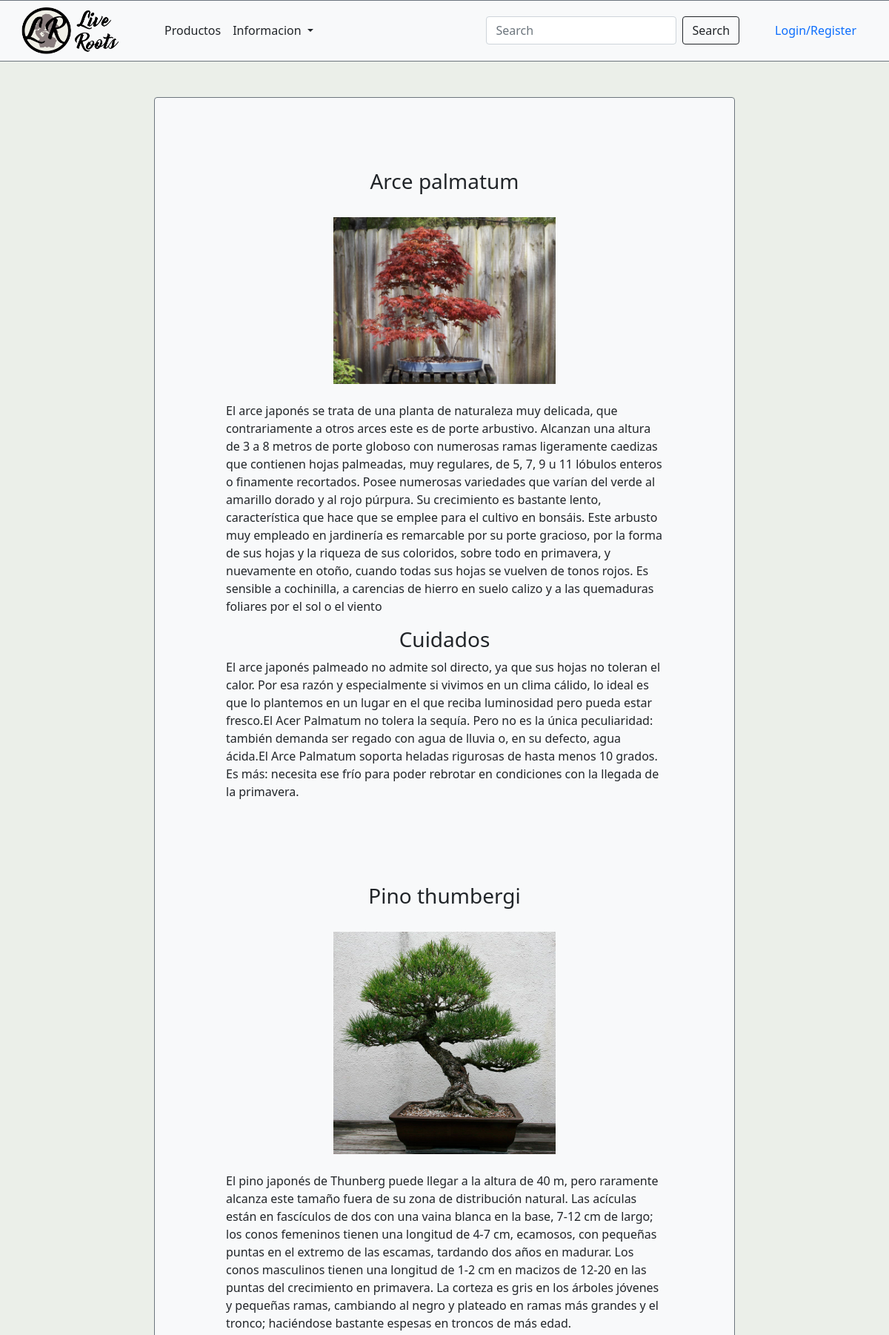
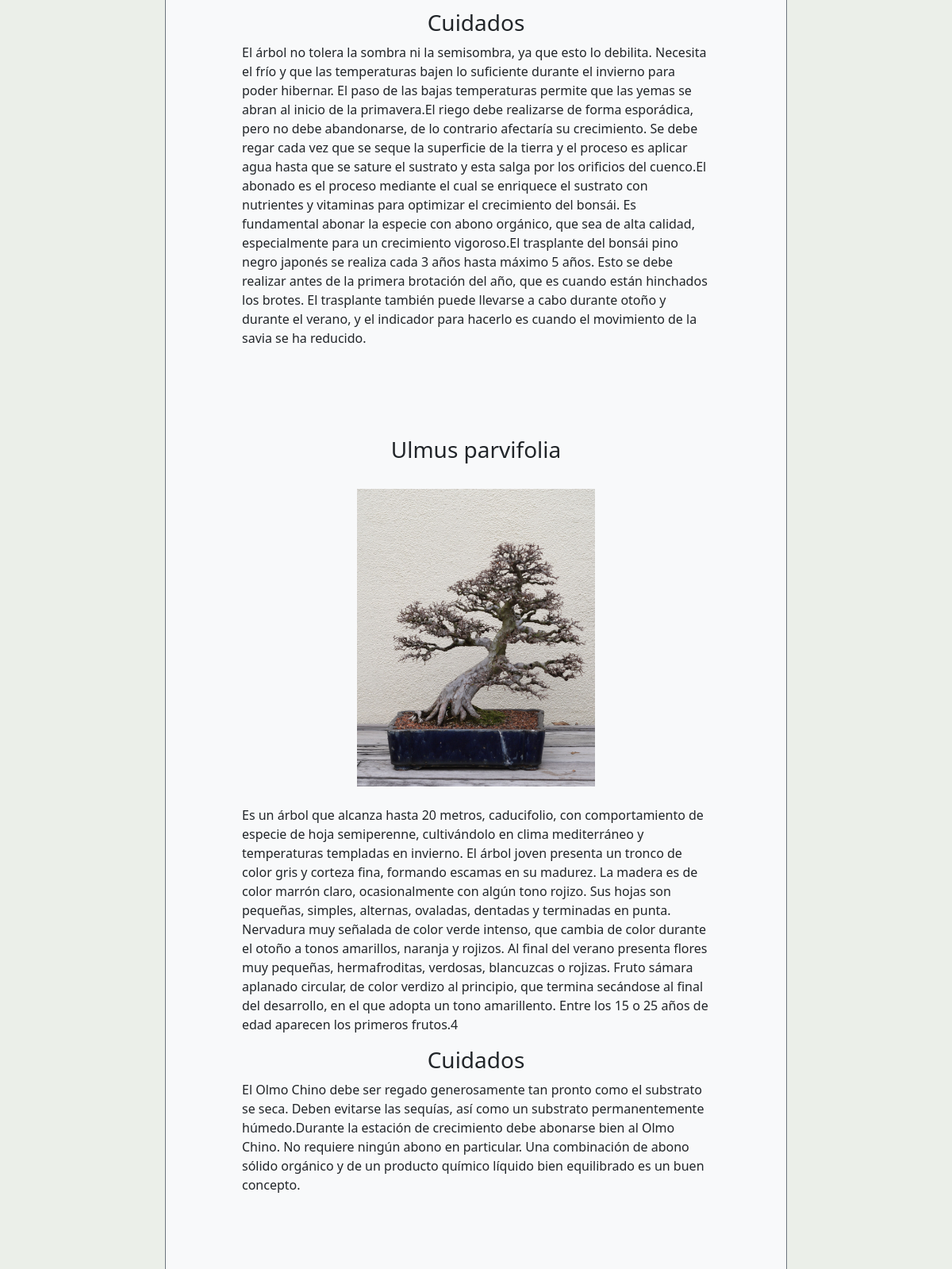
The app's page /capaPresentacion/infoCuidados.php (upper part) with its own data (2 pictures, top to bottom).
### tables this page shows
create table
    Informacion(
        nombre varchar(20) primary key,
        descripcion varchar(2000),
        cuidados varchar(2000),
        img varchar(100)
    );

### capaDatos/bdplantas.php (called while the page is built, shortened)
<?php
abstract class BDPlantas {
	public function __construct() {
		$this->pdocon = new PDO(self::DSN, self::USUARIO, self::CONTRASEÑA,
		self::OPCIONES);
	}
}

### capaDatos/bdInformacion.php (called while the page is built)
<?php
include_once '../capaDatos/bdplantas.php';
class BDInformacion extends BDPlantas{
	public function extraerinformacion(){
			$data= array();
		if ($this->pdocon) {
			$resultado = $this->pdocon->prepare(
				"SELECT *
						FROM Informacion"
			);
			if($resultado->execute()){
			foreach ($resultado as $fila) {
				$informacion = new Informacion();
				$informacion->setnombre($fila['nombre']);
				$informacion->setdescripcion($fila['descripcion']);
				$informacion->setcuidados($fila['cuidados']);
				$informacion->setimg($fila['img']);
				$data[] = $informacion;
			}
				return $data;
			}
			}
		}
	}

### capaNegocio/informacion.php (called while the page is built, shortened)
<?php
include_once '../capaDatos/bdinformacion.php';
class Informacion {
	private string $nombre;
	private string $cuidados;
	private string $descripcion;
	private string $img;
	public function setnombre(string $nombre): void
	{
		$this->nombre = $nombre;
	}
	public function setcuidados(string $cuidados): void
	{
		$this->cuidados = $cuidados;
	}
	public function setdescripcion(string $descripcion): void
	{
		$this->descripcion = $descripcion;
	}
	public function setimg(string $img): void
	{
		$this->img = $img;
	}
	public function getnombre(): string
	{
		return $this->nombre;
	}
	public function getdescripcion(): string
	{
		return $this->descripcion;
	}
	public function getcuidados(): string
	{
		return $this->cuidados;
	}
	public function getimg(): string
	{
		return $this->img;
	}
}

### capaPresentacion/infoCuidados.php (the view, shortened to what this page needs)
<?php
include '../capaNegocio/usuario.php';
include '../capaNegocio/productos.php';
include '../capaNegocio/informacion.php';
?>
<!doctype html>
<html lang="en">
	<head>
		<link href="https://cdn.jsdelivr.net/npm/bootstrap@5.0.2/dist/css/bootstrap.min.css" rel="stylesheet">
		<link rel="stylesheet" href="index.css" type="text/css" media="screen" />
	</head>
	<body>
			<?php
		if (isset($_SESSION['usuario'])) {
			?>
			<div class="container-fluid">
				<header class="navbar-light bg-light row border-top border-bottom border-secondary">
					<nav class="navbar navbar-expand-lg navbar-light bg-light">
						<div class="container-fluid">
							<a class="navbar-brand" href="tienda.php "><img class="img-fluid" src="img/logo titulo.png" width="170"></a>
							<button class="navbar-toggler" type="button" data-bs-toggle="collapse" data-bs-target="#navbarSupportedContent" aria-controls="navbarSupportedContent" aria-expanded="false" aria-label="Toggle navigation">
								<span class="navbar-toggler-icon"></span>
							</button>
							<div class="collapse navbar-collapse" id="navbarSupportedContent">
								<ul class="navbar-nav me-auto mb-2 mb-lg-0">
									<li class="nav-item dropdown">
										<a id="produ3" class="nav-link  text-dark" href="tienda.php" id="navbarDropdown"  aria-expanded="false">
											Productos
										</a>
									</li>
									<li class="nav-item dropdown ">
										<a id="info3" class="nav-link dropdown-toggle text-dark" href="#" id="navbarDropdown" role="button" data-bs-toggle="dropdown" aria-expanded="false">
											Informacion
										</a>
										<ul class="dropdown-menu" aria-labelledby="navbarDropdown">
											<li><a class="dropdown-item" href="topconocidos.php">Top Conocidos</a></li>
											<li><a class="dropdown-item" href="infoCuidados.php">Info Cuidados</a></li>
										</ul>
									</li>
								</ul>
								<ul class="nav-item mt-3">
									<form class="d-flex" method="post" action="tienda.php">
										<input class="form-control me-2"  placeholder="Search" aria-label="Search" name="buscador">
										<input class="btn  btn-outline-dark" type="submit" name="botonsearch" value="Search">
									</form>
								</ul>
								<ul class="navbar-item  mt-3">
									<li class="nav-item dropdown ">
										<button class="btn btn-light dropdown-toggle" type="button" id="dropdownMenuButton1" data-bs-toggle="dropdown" aria-expanded="false">
											<svg xmlns="http://www.w3.org/2000/svg" width="16" height="16" fill="currentColor" class="bi bi-person-circle" viewBox="0 0 16 16">
											<path d="M11 6a3 3 0 1 1-6 0 3 3 0 0 1 6 0z"/>
											<path fill-rule="evenodd" d="M0 8a8 8 0 1 1 16 0A8 8 0 0 1 0 8zm8-7a7 7 0 0 0-5.468
												  11.37C3.242 11.226 4.805 10 8 10s4.757 1.225 5.468 2.37A7 7 0 0 0 8 1z"/> </svg>
												  <?php
												  echo $_SESSION['usuario']->getNombre();
												  ?>
										</button>
										<ul class="dropdown-menu" aria-labelledby="dropdownMenuButton1">
											<li><a class="dropdown-item" href="perfil.php">Perfil</a></li>
											<li><a class="dropdown-item" href="compras.php">Compras</a></li>
											<?php
											if ($_SESSION['usuario']->getEmail() == "admin@livingroots.es") {
												?>
												<li><a class="dropdown-item" href="administracion.php">Administracion</a></li>
												<?php
											}
											?>
											<li><form action="tienda.php" method="post">
													<button class="dropdown-item" type="submit" name="cierrasesion">cierra sesion</button>
												</form></li>
										</ul>
									</li>
								</ul>
								<ul class="nav-nav mt-3">
									<a href="carrito.php"><svg xmlns="http://www.w3.org/2000/svg" width="30" height="30"  class="bi bi-basket" viewBox="0 0 16 16">
										<path d="M5.757 1.071a.5.5 0 0 1 .172.686L3.383 6h9.234L10.07 1.757a.5.5 0 1 1 .858-.514L13.783 6H15a1 1 0 0 1 1 1v1a1 1 0 0 1-1
											  1v4.5a2.5 2.5 0 0 1-2.5 2.5h-9A2.5 2.5 0 0 1 1 13.5V9a1 1 0 0 1-1-1V7a1 1 0 0 1 1-1h1.217L5.07 1.243a.5.5 0 0 1 .686-.172zM2
											  9v4.5A1.5 1.5 0 0 0 3.5 15h9a1.5 1.5 0 0 0 1.5-1.5V9H2zM1 7v1h14V7H1zm3 3a.5.5 0 0 1 .5.5v3a.5.5 0 0 1-1 0v-3A.5.5 0 0 1 4 10zm2
											  0a.5.5 0 0 1 .5.5v3a.5.5 0 0 1-1 0v-3A.5.5 0 0 1 6 10zm2 0a.5.5 0 0 1 .5.5v3a.5.5 0 0 1-1 0v-3A.5.5 0 0 1 8 10zm2 0a.5.5 0 0 1 .5.
											  5v3a.5.5 0 0 1-1 0v-3a.5.5 0 0 1 .5-.5zm2 0a.5.5 0 0 1 .5.5v3a.5.5 0 0 1-1 0v-3a.5.5 0 0 1 .5-.5z"/> </svg>
									</a>
								</ul>
							</div>
						</div>
					</nav>
				</header>
				<div id="informacion" class=" row row-cols-1 col-md-8 m-auto mt-5 p-5 bg-light rounded border border-secondary">
					<?php
					$informacion = new BDInformacion();
					$dato = $informacion->extraerinformacion();
					foreach ($dato as $fila) {
						?>
						<div class="col p-5">
							<h3 class="text-center"><?php echo $fila->getnombre() ?></h3>
							<div class="text-center p-4"><img width="300" src="img/<?php echo $fila->getimg() ?>"></div>
							<p><?php echo $fila->getdescripcion() ?></p>
							<h3 class="text-center">Cuidados</h3>
							<p><?php echo $fila->getcuidados() ?></p>
						</div>
						<?php
					}
					?>
				</div>
				<footer class="fooder row bg-light border-top border-bottom border-secondary mt-5">
					<div class="col text-center mt-5">
						<h4>Informacion de contacto</h4>
						<h6>
							Villarrobledo-Albacete <br>
							Telefono:671424198 <br>
							Peropela336@gmail.com
						</h6>
					</div>
					<div class="col text-center mt-5">
						<p>&copy; Pagina web de bonsais</p>
					</div>
					<div class="col text-center mt-5">
						<h3>Redes</h3>
						<a href="https://www.facebook.com/profile.php?id=100008619615493" target="_blank"><img class="img-fluid" src="img/facebook.png" width="60"></a>
						<a href="https://www.instagram.com/pedro_mr78/" target="_blank"><img class="img-fluid" src="img/insta.jpg" width="90"></a>
						<a href="https://www.linkedin.com/in/pedro-montero-rodriguez-9ab7841ab/" target="_blank"><img class="img-fluid" src="img/linkedin.jpg" width="60"></a>
					</div>
				</footer>
			</div>
			<?php
		} else {
			?>
			<div class="container-fluid">
				<header>
					<div class="row navbar-light bg-light border-top border-bottom border-secondary">
						<nav class="navbar navbar-expand-lg navbar-light bg-light p-1">
							<div class="container-fluid">
								<a class="navbar-brand" href="index.php"> <img class="img-fluid" src="img/logo titulo.png" width="170"></a>
								<div class="collapse navbar-collapse" id="navbarSupportedContent">
									<ul class="navbar-nav me-auto mb-2 mb-lg-0">
										<li class="nav-item">
											<a id="produ3" class=" nav-link text-dark" href="tienda.php" id="navbarDropdown" role="button" aria-expanded="false">
												Productos
											</a>
										</li>
										<li class="nav-item dropdown ">
											<a id="info3" class="nav-link dropdown-toggle text-dark" href="#" id="navbarDropdown" role="button" data-bs-toggle="dropdown" aria-expanded="false">
												Informacion
											</a>
										</li>
									</ul>
									<ul class="nav-item mt-3">
										<form class="d-flex" method="post" action="tienda.php">
											<input class="form-control me-2"  placeholder="Search" aria-label="Search" name="buscador">
											<input class="btn  btn-outline-dark" type="submit" name="botonsearch" value="Search">
										</form>
									</ul>
									<ul class="nav-item mt-3">
										<a class="nav-link" href="login.php ">
											Login/Register
										</a>
									</ul>
								</div>
							</div>
					</div>
				</header>
				<div id="informacion" class=" row row-cols-1 col-md-8 m-auto mt-5 p-5 bg-light rounded border border-secondary">
					<?php
					$informacion = new BDInformacion();
					$dato = $informacion->extraerinformacion();
					foreach ($dato as $fila) {
						?>
						<div class="col p-5">
							<h3 class="text-center"><?php echo $fila->getnombre() ?></h3>
							<div class="text-center p-4"><img width="300" src="img/<?php echo $fila->getimg() ?>"></div>
							<p><?php echo $fila->getdescripcion() ?></p>
							<h3 class="text-center">Cuidados</h3>
							<p><?php echo $fila->getcuidados() ?></p>
						</div>
						<?php
					}
					?>
				</div>
		</div>
		<?php
	}
	?>
</body>
</html>

### capaPresentacion/index.css (style rules this page uses)
ul, ol { list-style:none; }
body { background-image: url("img/descarga.jfif"); background-color:#EBEFE9; background-size: contain; background-position: center top; background-repeat: no-repeat; background-attachment: fixed; }

### records on screen
informacion: nombre "Arce palmatum", img (picture), descripcion "El arce japonés se trata de una planta de naturaleza muy delicada, que contrariamente a otros arces este es de porte arbustivo. Alcanzan una altura de 3 a 8 metros de porte globoso con numerosas ramas ligeramente caedizas que contienen hojas palmeadas, muy regulares, de 5, 7, 9 u 11 lóbulos enteros o finamente recortados. Posee numerosas variedades que varían del verde al amarillo dorado y al rojo púrpura. Su crecimiento es bastante lento, característica que hace que se emplee para el cultivo en bonsáis. Este arbusto muy empleado en jardinería es remarcable por su porte gracioso, por la forma de sus hojas y la riqueza de sus coloridos, sobre todo en primavera, y nuevamente en otoño, cuando…", cuidados "El arce japonés palmeado no admite sol directo, ya que sus hojas no toleran el calor. Por esa razón y especialmente si vivimos en un clima cálido, lo ideal es que lo plantemos en un lugar en el que reciba luminosidad pero pueda estar fresco.El Acer Palmatum no tolera la sequía. Pero no es la única peculiaridad: también demanda ser regado con agua de lluvia o, en su defecto, agua ácida.El Arce Palmatum soporta heladas rigurosas de hasta menos 10 grados. Es más: necesita ese frío para poder rebrotar en condiciones con la llegada de la primavera."
informacion: nombre "Pino thumbergi", img (picture), descripcion "El pino japonés de Thunberg puede llegar a la altura de 40 m, pero raramente alcanza este tamaño fuera de su zona de distribución natural. Las acículas están en fascículos de dos con una vaina blanca en la base, 7-12 cm de largo; los conos femeninos tienen una longitud de 4-7 cm, ecamosos, con pequeñas puntas en el extremo de las escamas, tardando dos años en madurar. Los conos masculinos tienen una longitud de 1-2 cm en macizos de 12-20 en las puntas del crecimiento en primavera. La corteza es gris en los árboles jóvenes y pequeñas ramas, cambiando al negro y plateado en ramas más grandes y el tronco; haciéndose bastante espesas en troncos de más edad.", cuidados "El árbol no tolera la sombra ni la semisombra, ya que esto lo debilita. Necesita el frío y que las temperaturas bajen lo suficiente durante el invierno para poder hibernar. El paso de las bajas temperaturas permite que las yemas se abran al inicio de la primavera.El riego debe realizarse de forma esporádica, pero no debe abandonarse, de lo contrario afectaría su crecimiento. Se debe regar cada vez que se seque la superficie de la tierra y el proceso es aplicar agua hasta que se sature el sustrato y esta salga por los orificios del cuenco.El abonado es el proceso mediante el cual se enriquece el sustrato con nutrientes y vitaminas para optimizar el crecimiento del bonsái. Es fundamental…"
informacion: nombre "Ulmus parvifolia", img (picture), descripcion "Es un árbol que alcanza hasta 20 metros, caducifolio, con comportamiento de especie de hoja semiperenne, cultivándolo en clima mediterráneo y temperaturas templadas en invierno. El árbol joven presenta un tronco de color gris y corteza fina, formando escamas en su madurez. La madera es de color marrón claro, ocasionalmente con algún tono rojizo. Sus hojas son pequeñas, simples, alternas, ovaladas, dentadas y terminadas en punta. Nervadura muy señalada de color verde intenso, que cambia de color durante el otoño a tonos amarillos, naranja y rojizos. Al final del verano presenta flores muy pequeñas, hermafroditas, verdosas, blancuzcas o rojizas. Fruto sámara aplanado circular, de color…", cuidados "El Olmo Chino debe ser regado generosamente tan pronto como el substrato se seca. Deben evitarse las sequías, así como un substrato permanentemente húmedo.Durante la estación de crecimiento debe abonarse bien al Olmo Chino. No requiere ningún abono en particular. Una combinación de abono sólido orgánico y de un producto químico líquido bien equilibrado es un buen concepto."
